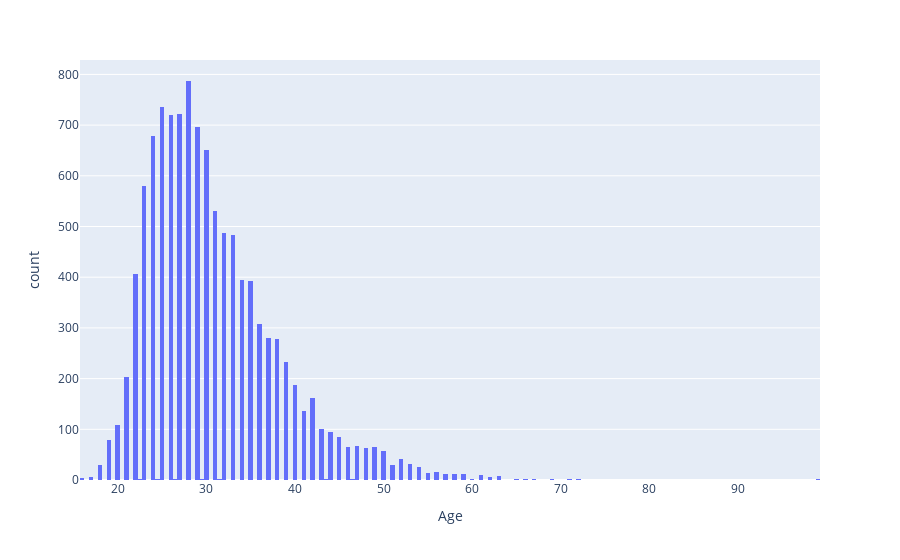

Write notebook code for a chart like this one.
### Markdown cell above
Plot a histogram of the column `Age`.

### Code cell
# your code goes here
fig = px.histogram(df, x="Age") 
fig.show()

### Figure 1 — Plotly figure (JSON) as saved in the notebook; plotly's stock layout.template omitted (floating-point values rounded to 4 significant figures; data arrays with more than 128 entries replaced by an {"elided": "..."} marker saying what was removed)
{"data": [{"alignmentgroup": "True", "bingroup": "x", "hovertemplate": "Age=%{x}<br>count=%{y}<extra></extra>", "legendgroup": "", "marker": {"color": "#636efa", "pattern": {"shape": ""}}, "name": "", "offsetgroup": "", "orientation": "v", "showlegend": false, "type": "histogram", "x": {"elided": "11398 float values"}, "xaxis": "x", "yaxis": "y"}], "layout": {"barmode": "relative", "legend": {"tracegroupgap": 0}, "margin": {"t": 60}, "xaxis": {"anchor": "y", "domain": [0, 1], "title": {"text": "Age"}}, "yaxis": {"anchor": "x", "domain": [0, 1], "title": {"text": "count"}}}}
